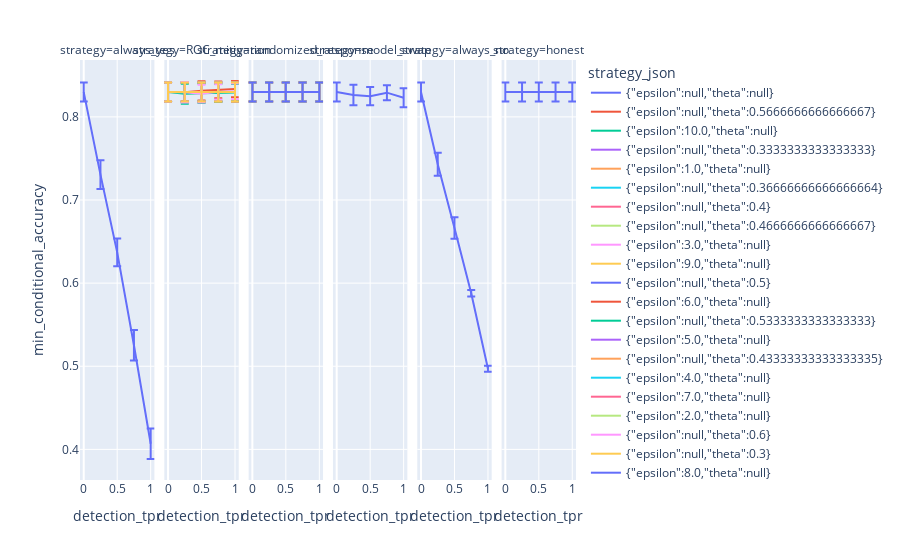

The notebook cell this image was saved under:
### Code cell
px.line(
    manipulation.sort("detection_tpr").with_columns(
        pl.col("min_conditional_accuracy_std") / sqrt(5)
    ),
    x="detection_tpr",
    y="min_conditional_accuracy",
    error_y="min_conditional_accuracy_std",
    facet_col="strategy",
    color="strategy_json",
)

### Figure 1 — Plotly figure (JSON) as saved in the notebook; plotly's stock layout.template omitted (floating-point values rounded to 4 significant figures)
{"data": [{"error_y": {"array": [0.01145, 0.01725, 0.01667, 0.01824, 0.01836]}, "hovertemplate": "strategy_json={\"epsilon\":null,\"theta\":null}<br>strategy=always_yes<br>detection_tpr=%{x}<br>min_conditional_accuracy=%{y}<extra></extra>", "legendgroup": "{\"epsilon\":null,\"theta\":null}", "line": {"color": "#636efa", "dash": "solid"}, "marker": {"symbol": "circle"}, "mode": "lines", "name": "{\"epsilon\":null,\"theta\":null}", "orientation": "v", "showlegend": true, "type": "scatter", "x": [0, 0.25, 0.5, 0.75, 1], "xaxis": "x", "y": [0.8298, 0.7305, 0.637, 0.5252, 0.4068], "yaxis": "y"}, {"error_y": {"array": [0.01145, 0.01224, 0.01093, 0.008985, 0.0114]}, "hovertemplate": "strategy_json={\"epsilon\":null,\"theta\":null}<br>strategy=model_swap<br>detection_tpr=%{x}<br>min_conditional_accuracy=%{y}<extra></extra>", "legendgroup": "{\"epsilon\":null,\"theta\":null}", "line": {"color": "#636efa", "dash": "solid"}, "marker": {"symbol": "circle"}, "mode": "lines", "name": "{\"epsilon\":null,\"theta\":null}", "orientation": "v", "showlegend": false, "type": "scatter", "x": [0, 0.25, 0.5, 0.75, 1], "xaxis": "x4", "y": [0.8298, 0.8262, 0.8249, 0.8291, 0.823], "yaxis": "y4"}, {"error_y": {"array": [0.01145, 0.01379, 0.01295, 0.003922, 0.003722]}, "hovertemplate": "strategy_json={\"epsilon\":null,\"theta\":null}<br>strategy=always_no<br>detection_tpr=%{x}<br>min_conditional_accuracy=%{y}<extra></extra>", "legendgroup": "{\"epsilon\":null,\"theta\":null}", "line": {"color": "#636efa", "dash": "solid"}, "marker": {"symbol": "circle"}, "mode": "lines", "name": "{\"epsilon\":null,\"theta\":null}", "orientation": "v", "showlegend": false, "type": "scatter", "x": [0, 0.25, 0.5, 0.75, 1], "xaxis": "x5", "y": [0.8298, 0.7429, 0.6664, 0.5878, 0.497], "yaxis": "y5"}, {"error_y": {"array": [0.01145, 0.01145, 0.01145, 0.01145, 0.01145]}, "hovertemplate": "strategy_json={\"epsilon\":null,\"theta\":null}<br>strategy=honest<br>detection_tpr=%{x}<br>min_conditional_accuracy=%{y}<extra></extra>", "legendgroup": "{\"epsilon\":null,\"theta\":null}", "line": {"color": "#636efa", "dash": "solid"}, "marker": {"symbol": "circle"}, "mode": "lines", "name": "{\"epsilon\":null,\"theta\":null}", "orientation": "v", "showlegend": false, "type": "scatter", "x": [0, 0.25, 0.5, 0.75, 1], "xaxis": "x6", "y": [0.8298, 0.8298, 0.8298, 0.8298, 0.8298], "yaxis": "y6"}, {"error_y": {"array": [0.01145, 0.0118, 0.01154, 0.01005, 0.009738]}, "hovertemplate": "strategy_json={\"epsilon\":null,\"theta\":0.5666666666666667}<br>strategy=ROC_mitigation<br>detection_tpr=%{x}<br>min_conditional_accuracy=%{y}<extra></extra>", "legendgroup": "{\"epsilon\":null,\"theta\":0.5666666666666667}", "line": {"color": "#EF553B", "dash": "solid"}, "marker": {"symbol": "circle"}, "mode": "lines", "name": "{\"epsilon\":null,\"theta\":0.5666666666666667}", "orientation": "v", "showlegend": true, "type": "scatter", "x": [0, 0.25, 0.5, 0.75, 1], "xaxis": "x2", "y": [0.8298, 0.8297, 0.8313, 0.8326, 0.8334], "yaxis": "y2"}, {"error_y": {"array": [0.01145, 0.01145, 0.01145, 0.01145, 0.01145]}, "hovertemplate": "strategy_json={\"epsilon\":10.0,\"theta\":null}<br>strategy=randomized_response<br>detection_tpr=%{x}<br>min_conditional_accuracy=%{y}<extra></extra>", "legendgroup": "{\"epsilon\":10.0,\"theta\":null}", "line": {"color": "#00cc96", "dash": "solid"}, "marker": {"symbol": "circle"}, "mode": "lines", "name": "{\"epsilon\":10.0,\"theta\":null}", "orientation": "v", "showlegend": true, "type": "scatter", "x": [0, 0.25, 0.5, 0.75, 1], "xaxis": "x3", "y": [0.8298, 0.8298, 0.8298, 0.8298, 0.8298], "yaxis": "y3"}, {"error_y": {"array": [0.01145, 0.01145, 0.01145, 0.01145, 0.01145]}, "hovertemplate": "strategy_json={\"epsilon\":null,\"theta\":0.3333333333333333}<br>strategy=ROC_mitigation<br>detection_tpr=%{x}<br>min_conditional_accuracy=%{y}<extra></extra>", "legendgroup": "{\"epsilon\":null,\"theta\":0.3333333333333333}", "line": {"color": "#ab63fa", "dash": "solid"}, "marker": {"symbol": "circle"}, "mode": "lines", "name": "{\"epsilon\":null,\"theta\":0.3333333333333333}", "orientation": "v", "showlegend": true, "type": "scatter", "x": [0, 0.25, 0.5, 0.75, 1], "xaxis": "x2", "y": [0.8298, 0.8298, 0.8298, 0.8298, 0.8298], "yaxis": "y2"}, {"error_y": {"array": [0.01145, 0.01145, 0.01145, 0.01145, 0.01145]}, "hovertemplate": "strategy_json={\"epsilon\":1.0,\"theta\":null}<br>strategy=randomized_response<br>detection_tpr=%{x}<br>min_conditional_accuracy=%{y}<extra></extra>", "legendgroup": "{\"epsilon\":1.0,\"theta\":null}", "line": {"color": "#FFA15A", "dash": "solid"}, "marker": {"symbol": "circle"}, "mode": "lines", "name": "{\"epsilon\":1.0,\"theta\":null}", "orientation": "v", "showlegend": true, "type": "scatter", "x": [0, 0.25, 0.5, 0.75, 1], "xaxis": "x3", "y": [0.8298, 0.8298, 0.8298, 0.8298, 0.8298], "yaxis": "y3"}, {"error_y": {"array": [0.01145, 0.01145, 0.01145, 0.01145, 0.01145]}, "hovertemplate": "strategy_json={\"epsilon\":null,\"theta\":0.36666666666666664}<br>strategy=ROC_mitigation<br>detection_tpr=%{x}<br>min_conditional_accuracy=%{y}<extra></extra>", "legendgroup": "{\"epsilon\":null,\"theta\":0.36666666666666664}", "line": {"color": "#19d3f3", "dash": "solid"}, "marker": {"symbol": "circle"}, "mode": "lines", "name": "{\"epsilon\":null,\"theta\":0.36666666666666664}", "orientation": "v", "showlegend": true, "type": "scatter", "x": [0, 0.25, 0.5, 0.75, 1], "xaxis": "x2", "y": [0.8298, 0.8298, 0.8298, 0.8298, 0.8298], "yaxis": "y2"}, {"error_y": {"array": [0.01145, 0.01145, 0.01145, 0.01145, 0.01145]}, "hovertemplate": "strategy_json={\"epsilon\":null,\"theta\":0.4}<br>strategy=ROC_mitigation<br>detection_tpr=%{x}<br>min_conditional_accuracy=%{y}<extra></extra>", "legendgroup": "{\"epsilon\":null,\"theta\":0.4}", "line": {"color": "#FF6692", "dash": "solid"}, "marker": {"symbol": "circle"}, "mode": "lines", "name": "{\"epsilon\":null,\"theta\":0.4}", "orientation": "v", "showlegend": true, "type": "scatter", "x": [0, 0.25, 0.5, 0.75, 1], "xaxis": "x2", "y": [0.8298, 0.8298, 0.8298, 0.8298, 0.8298], "yaxis": "y2"}, {"error_y": {"array": [0.01145, 0.01145, 0.01145, 0.01145, 0.01145]}, "hovertemplate": "strategy_json={\"epsilon\":null,\"theta\":0.4666666666666667}<br>strategy=ROC_mitigation<br>detection_tpr=%{x}<br>min_conditional_accuracy=%{y}<extra></extra>", "legendgroup": "{\"epsilon\":null,\"theta\":0.4666666666666667}", "line": {"color": "#B6E880", "dash": "solid"}, "marker": {"symbol": "circle"}, "mode": "lines", "name": "{\"epsilon\":null,\"theta\":0.4666666666666667}", "orientation": "v", "showlegend": true, "type": "scatter", "x": [0, 0.25, 0.5, 0.75, 1], "xaxis": "x2", "y": [0.8298, 0.8298, 0.8298, 0.8298, 0.8298], "yaxis": "y2"}, {"error_y": {"array": [0.01145, 0.01145, 0.01145, 0.01145, 0.01145]}, "hovertemplate": "strategy_json={\"epsilon\":3.0,\"theta\":null}<br>strategy=randomized_response<br>detection_tpr=%{x}<br>min_conditional_accuracy=%{y}<extra></extra>", "legendgroup": "{\"epsilon\":3.0,\"theta\":null}", "line": {"color": "#FF97FF", "dash": "solid"}, "marker": {"symbol": "circle"}, "mode": "lines", "name": "{\"epsilon\":3.0,\"theta\":null}", "orientation": "v", "showlegend": true, "type": "scatter", "x": [0, 0.25, 0.5, 0.75, 1], "xaxis": "x3", "y": [0.8298, 0.8298, 0.8298, 0.8298, 0.8298], "yaxis": "y3"}, {"error_y": {"array": [0.01145, 0.01145, 0.01145, 0.01145, 0.01145]}, "hovertemplate": "strategy_json={\"epsilon\":9.0,\"theta\":null}<br>strategy=randomized_response<br>detection_tpr=%{x}<br>min_conditional_accuracy=%{y}<extra></extra>", "legendgroup": "{\"epsilon\":9.0,\"theta\":null}", "line": {"color": "#FECB52", "dash": "solid"}, "marker": {"symbol": "circle"}, "mode": "lines", "name": "{\"epsilon\":9.0,\"theta\":null}", "orientation": "v", "showlegend": true, "type": "scatter", "x": [0, 0.25, 0.5, 0.75, 1], "xaxis": "x3", "y": [0.8298, 0.8298, 0.8298, 0.8298, 0.8298], "yaxis": "y3"}, {"error_y": {"array": [0.01145, 0.01145, 0.01145, 0.01145, 0.01145]}, "hovertemplate": "strategy_json={\"epsilon\":null,\"theta\":0.5}<br>strategy=ROC_mitigation<br>detection_tpr=%{x}<br>min_conditional_accuracy=%{y}<extra></extra>", "legendgroup": "{\"epsilon\":null,\"theta\":0.5}", "line": {"color": "#636efa", "dash": "solid"}, "marker": {"symbol": "circle"}, "mode": "lines", "name": "{\"epsilon\":null,\"theta\":0.5}", "orientation": "v", "showlegend": true, "type": "scatter", "x": [0, 0.25, 0.5, 0.75, 1], "xaxis": "x2", "y": [0.8298, 0.8298, 0.8298, 0.8298, 0.8298], "yaxis": "y2"}, {"error_y": {"array": [0.01145, 0.01145, 0.01145, 0.01145, 0.01145]}, "hovertemplate": "strategy_json={\"epsilon\":6.0,\"theta\":null}<br>strategy=randomized_response<br>detection_tpr=%{x}<br>min_conditional_accuracy=%{y}<extra></extra>", "legendgroup": "{\"epsilon\":6.0,\"theta\":null}", "line": {"color": "#EF553B", "dash": "solid"}, "marker": {"symbol": "circle"}, "mode": "lines", "name": "{\"epsilon\":6.0,\"theta\":null}", "orientation": "v", "showlegend": true, "type": "scatter", "x": [0, 0.25, 0.5, 0.75, 1], "xaxis": "x3", "y": [0.8298, 0.8298, 0.8298, 0.8298, 0.8298], "yaxis": "y3"}, {"error_y": {"array": [0.01145, 0.01204, 0.01161, 0.01059, 0.01007]}, "hovertemplate": "strategy_json={\"epsilon\":null,\"theta\":0.5333333333333333}<br>strategy=ROC_mitigation<br>detection_tpr=%{x}<br>min_conditional_accuracy=%{y}<extra></extra>", "legendgroup": "{\"epsilon\":null,\"theta\":0.5333333333333333}", "line": {"color": "#00cc96", "dash": "solid"}, "marker": {"symbol": "circle"}, "mode": "lines", "name": "{\"epsilon\":null,\"theta\":0.5333333333333333}", "orientation": "v", "showlegend": true, "type": "scatter", "x": [0, 0.25, 0.5, 0.75, 1], "xaxis": "x2", "y": [0.8298, 0.8277, 0.8284, 0.8289, 0.8295], "yaxis": "y2"}, {"error_y": {"array": [0.01145, 0.01145, 0.01145, 0.01145, 0.01145]}, "hovertemplate": "strategy_json={\"epsilon\":5.0,\"theta\":null}<br>strategy=randomized_response<br>detection_tpr=%{x}<br>min_conditional_accuracy=%{y}<extra></extra>", "legendgroup": "{\"epsilon\":5.0,\"theta\":null}", "line": {"color": "#ab63fa", "dash": "solid"}, "marker": {"symbol": "circle"}, "mode": "lines", "name": "{\"epsilon\":5.0,\"theta\":null}", "orientation": "v", "showlegend": true, "type": "scatter", "x": [0, 0.25, 0.5, 0.75, 1], "xaxis": "x3", "y": [0.8298, 0.8298, 0.8298, 0.8298, 0.8298], "yaxis": "y3"}, {"error_y": {"array": [0.01145, 0.01145, 0.01145, 0.01145, 0.01145]}, "hovertemplate": "strategy_json={\"epsilon\":null,\"theta\":0.43333333333333335}<br>strategy=ROC_mitigation<br>detection_tpr=%{x}<br>min_conditional_accuracy=%{y}<extra></extra>", "legendgroup": "{\"epsilon\":null,\"theta\":0.43333333333333335}", "line": {"color": "#FFA15A", "dash": "solid"}, "marker": {"symbol": "circle"}, "mode": "lines", "name": "{\"epsilon\":null,\"theta\":0.43333333333333335}", "orientation": "v", "showlegend": true, "type": "scatter", "x": [0, 0.25, 0.5, 0.75, 1], "xaxis": "x2", "y": [0.8298, 0.8298, 0.8298, 0.8298, 0.8298], "yaxis": "y2"}, {"error_y": {"array": [0.01145, 0.01145, 0.01145, 0.01145, 0.01145]}, "hovertemplate": "strategy_json={\"epsilon\":4.0,\"theta\":null}<br>strategy=randomized_response<br>detection_tpr=%{x}<br>min_conditional_accuracy=%{y}<extra></extra>", "legendgroup": "{\"epsilon\":4.0,\"theta\":null}", "line": {"color": "#19d3f3", "dash": "solid"}, "marker": {"symbol": "circle"}, "mode": "lines", "name": "{\"epsilon\":4.0,\"theta\":null}", "orientation": "v", "showlegend": true, "type": "scatter", "x": [0, 0.25, 0.5, 0.75, 1], "xaxis": "x3", "y": [0.8298, 0.8298, 0.8298, 0.8298, 0.8298], "yaxis": "y3"}, {"error_y": {"array": [0.01145, 0.01145, 0.01145, 0.01145, 0.01145]}, "hovertemplate": "strategy_json={\"epsilon\":7.0,\"theta\":null}<br>strategy=randomized_response<br>detection_tpr=%{x}<br>min_conditional_accuracy=%{y}<extra></extra>", "legendgroup": "{\"epsilon\":7.0,\"theta\":null}", "line": {"color": "#FF6692", "dash": "solid"}, "marker": {"symbol": "circle"}, "mode": "lines", "name": "{\"epsilon\":7.0,\"theta\":null}", "orientation": "v", "showlegend": true, "type": "scatter", "x": [0, 0.25, 0.5, 0.75, 1], "xaxis": "x3", "y": [0.8298, 0.8298, 0.8298, 0.8298, 0.8298], "yaxis": "y3"}, {"error_y": {"array": [0.01145, 0.01145, 0.01145, 0.01145, 0.01145]}, "hovertemplate": "strategy_json={\"epsilon\":2.0,\"theta\":null}<br>strategy=randomized_response<br>detection_tpr=%{x}<br>min_conditional_accuracy=%{y}<extra></extra>", "legendgroup": "{\"epsilon\":2.0,\"theta\":null}", "line": {"color": "#B6E880", "dash": "solid"}, "marker": {"symbol": "circle"}, "mode": "lines", "name": "{\"epsilon\":2.0,\"theta\":null}", "orientation": "v", "showlegend": true, "type": "scatter", "x": [0, 0.25, 0.5, 0.75, 1], "xaxis": "x3", "y": [0.8298, 0.8298, 0.8298, 0.8298, 0.8298], "yaxis": "y3"}, {"error_y": {"array": [0.01145, 0.01234, 0.01059, 0.009205, 0.009534]}, "hovertemplate": "strategy_json={\"epsilon\":null,\"theta\":0.6}<br>strategy=ROC_mitigation<br>detection_tpr=%{x}<br>min_conditional_accuracy=%{y}<extra></extra>", "legendgroup": "{\"epsilon\":null,\"theta\":0.6}", "line": {"color": "#FF97FF", "dash": "solid"}, "marker": {"symbol": "circle"}, "mode": "lines", "name": "{\"epsilon\":null,\"theta\":0.6}", "orientation": "v", "showlegend": true, "type": "scatter", "x": [0, 0.25, 0.5, 0.75, 1], "xaxis": "x2", "y": [0.8298, 0.8296, 0.8279, 0.8301, 0.8307], "yaxis": "y2"}, {"error_y": {"array": [0.01145, 0.01145, 0.01145, 0.01145, 0.01145]}, "hovertemplate": "strategy_json={\"epsilon\":null,\"theta\":0.3}<br>strategy=ROC_mitigation<br>detection_tpr=%{x}<br>min_conditional_accuracy=%{y}<extra></extra>", "legendgroup": "{\"epsilon\":null,\"theta\":0.3}", "line": {"color": "#FECB52", "dash": "solid"}, "marker": {"symbol": "circle"}, "mode": "lines", "name": "{\"epsilon\":null,\"theta\":0.3}", "orientation": "v", "showlegend": true, "type": "scatter", "x": [0, 0.25, 0.5, 0.75, 1], "xaxis": "x2", "y": [0.8298, 0.8298, 0.8298, 0.8298, 0.8298], "yaxis": "y2"}, {"error_y": {"array": [0.01145, 0.01145, 0.01145, 0.01145, 0.01145]}, "hovertemplate": "strategy_json={\"epsilon\":8.0,\"theta\":null}<br>strategy=randomized_response<br>detection_tpr=%{x}<br>min_conditional_accuracy=%{y}<extra></extra>", "legendgroup": "{\"epsilon\":8.0,\"theta\":null}", "line": {"color": "#636efa", "dash": "solid"}, "marker": {"symbol": "circle"}, "mode": "lines", "name": "{\"epsilon\":8.0,\"theta\":null}", "orientation": "v", "showlegend": true, "type": "scatter", "x": [0, 0.25, 0.5, 0.75, 1], "xaxis": "x3", "y": [0.8298, 0.8298, 0.8298, 0.8298, 0.8298], "yaxis": "y3"}], "layout": {"annotations": [{"font": {}, "showarrow": false, "text": "strategy=always_yes", "x": 0.075, "xanchor": "center", "xref": "paper", "y": 1, "yanchor": "bottom", "yref": "paper"}, {"font": {}, "showarrow": false, "text": "strategy=ROC_mitigation", "x": 0.245, "xanchor": "center", "xref": "paper", "y": 1, "yanchor": "bottom", "yref": "paper"}, {"font": {}, "showarrow": false, "text": "strategy=randomized_response", "x": 0.415, "xanchor": "center", "xref": "paper", "y": 1, "yanchor": "bottom", "yref": "paper"}, {"font": {}, "showarrow": false, "text": "strategy=model_swap", "x": 0.585, "xanchor": "center", "xref": "paper", "y": 1, "yanchor": "bottom", "yref": "paper"}, {"font": {}, "showarrow": false, "text": "strategy=always_no", "x": 0.755, "xanchor": "center", "xref": "paper", "y": 1, "yanchor": "bottom", "yref": "paper"}, {"font": {}, "showarrow": false, "text": "strategy=honest", "x": 0.925, "xanchor": "center", "xref": "paper", "y": 1, "yanchor": "bottom", "yref": "paper"}], "legend": {"title": {"text": "strategy_json"}, "tracegroupgap": 0}, "margin": {"t": 60}, "xaxis": {"anchor": "y", "domain": [0, 0.15], "title": {"text": "detection_tpr"}}, "xaxis2": {"anchor": "y2", "domain": [0.17, 0.32], "matches": "x", "title": {"text": "detection_tpr"}}, "xaxis3": {"anchor": "y3", "domain": [0.34, 0.49], "matches": "x", "title": {"text": "detection_tpr"}}, "xaxis4": {"anchor": "y4", "domain": [0.51, 0.66], "matches": "x", "title": {"text": "detection_tpr"}}, "xaxis5": {"anchor": "y5", "domain": [0.68, 0.83], "matches": "x", "title": {"text": "detection_tpr"}}, "xaxis6": {"anchor": "y6", "domain": [0.85, 1], "matches": "x", "title": {"text": "detection_tpr"}}, "yaxis": {"anchor": "x", "domain": [0, 1], "title": {"text": "min_conditional_accuracy"}}, "yaxis2": {"anchor": "x2", "domain": [0, 1], "matches": "y", "showticklabels": false}, "yaxis3": {"anchor": "x3", "domain": [0, 1], "matches": "y", "showticklabels": false}, "yaxis4": {"anchor": "x4", "domain": [0, 1], "matches": "y", "showticklabels": false}, "yaxis5": {"anchor": "x5", "domain": [0, 1], "matches": "y", "showticklabels": false}, "yaxis6": {"anchor": "x6", "domain": [0, 1], "matches": "y", "showticklabels": false}}}
